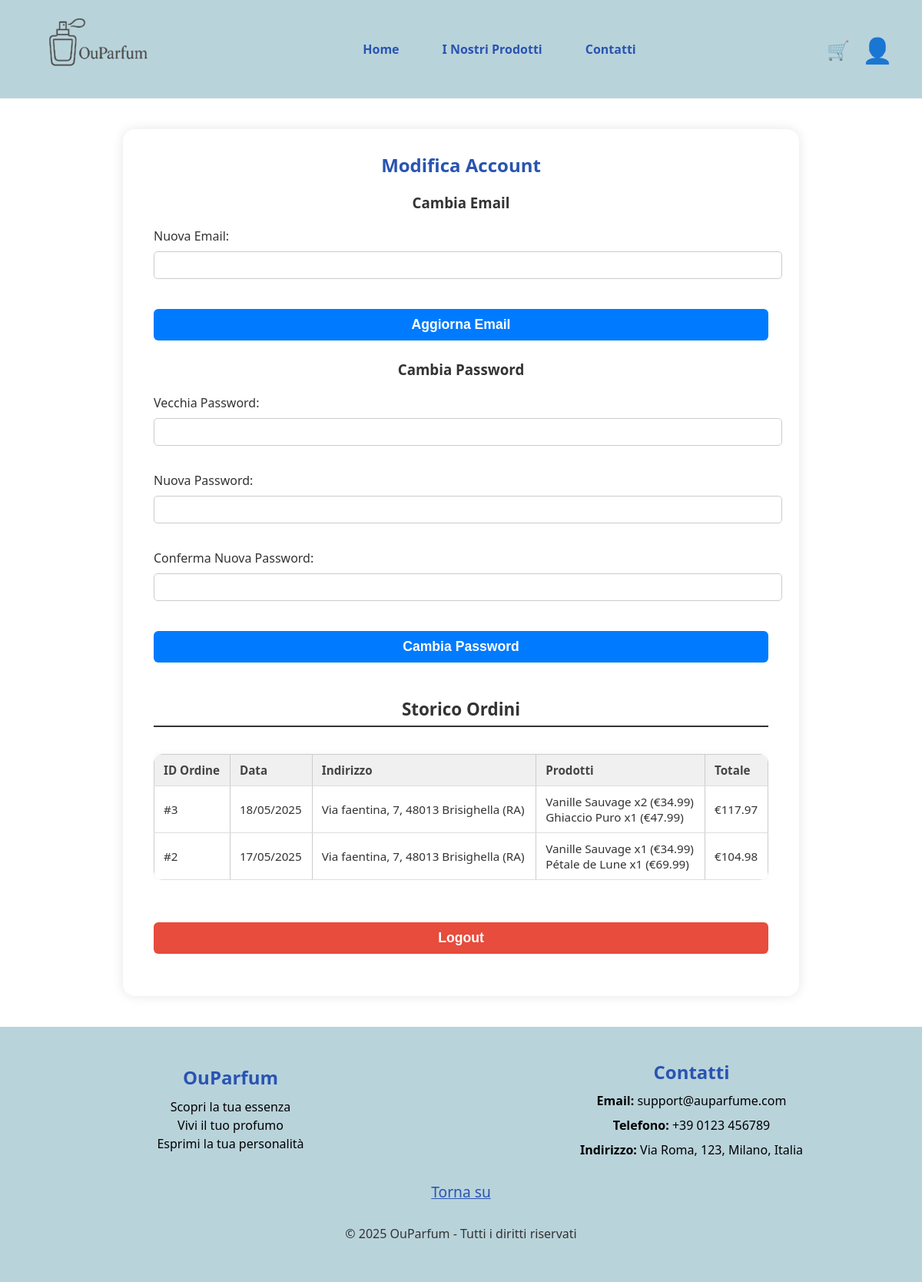
The page /progettoOUPARFUM/account.php (signed in) on the database its author committed.
### tables this page shows
CREATE TABLE IF NOT EXISTS `dettagli` (
  `id` int(11) NOT NULL AUTO_INCREMENT,
  `id_ordine` int(11) NOT NULL,
  `id_prodotto` int(11) NOT NULL,
  `quantita` int(50) NOT NULL DEFAULT 1,
  PRIMARY KEY (`id`),
  KEY `dettagli_FK1` (`id_ordine`),
  KEY `dettagli_FK2` (`id_prodotto`),
  CONSTRAINT `dettagli_FK1` FOREIGN KEY (`id_ordine`) REFERENCES `ordini` (`id`) ON DELETE NO ACTION ON UPDATE NO ACTION,
  CONSTRAINT `dettagli_FK2` FOREIGN KEY (`id_prodotto`) REFERENCES `prodotti` (`id`) ON DELETE NO ACTION ON UPDATE NO ACTION
);

CREATE TABLE IF NOT EXISTS `prodotti` (
  `id` int(11) NOT NULL AUTO_INCREMENT,
  `nome` varchar(50) NOT NULL,
  `descrizione` varchar(1000) NOT NULL,
  `centrale` varchar(500) NOT NULL,
  `base` varchar(500) NOT NULL,
  `apertura` varchar(500) NOT NULL,
  `percorso` varchar(100) NOT NULL,
  `id_categoria` int(11) NOT NULL,
  `prezzo` float NOT NULL,
  PRIMARY KEY (`id`),
  KEY `prodotto_FK1` (`id_categoria`),
  CONSTRAINT `prodotto_FK1` FOREIGN KEY (`id_categoria`) REFERENCES `categorie` (`id`) ON DELETE NO ACTION ON UPDATE NO ACTION
);

### progettoOUPARFUM/account.php (the view, shortened to what this page needs)
<?php
$utente_id = $_SESSION['utente_id'];
$conn = new mysqli("localhost", "root", "vc-mob2-22", "ouparfum");
$query = "
    SELECT
        o.id AS ordine_id, o.via, o.civico, o.citta, o.cap, o.provincia, o.data_ordine,
        p.nome AS prodotto_nome, p.percorso, p.prezzo, d.quantita
    FROM ordini o
    JOIN dettagli d ON o.id = d.id_ordine
    JOIN prodotti p ON d.id_prodotto = p.id
    WHERE o.id_utente = $utente_id AND o.stato = 'o'
    ORDER BY o.data_ordine DESC
";
$result = $conn->query($query);
$ordini = [];
while ($row = $result->fetch_assoc()) {
    $id = $row['ordine_id'];
    if (!isset($ordini[$id])) {
        $ordini[$id] = [
            'indirizzo' => "{$row['via']}, {$row['civico']}, {$row['cap']} {$row['citta']} ({$row['provincia']})",
            'data' => $row['data_ordine'],
            'prodotti' => [],
            'totale' => 0
        ];
    }
    $ordini[$id]['prodotti'][] = [
        'nome' => $row['prodotto_nome'],
        'percorso' => $row['percorso'],
        'prezzo' => $row['prezzo'],
        'quantita' => $row['quantita']
    ];
    $ordini[$id]['totale'] += $row['prezzo'] * $row['quantita'];
}
?>
<!DOCTYPE html>
<html lang="it">
<head>
    <link rel="stylesheet" href="stilehom.css">
</head>
<body>
    <header class="site-header">
        <div class="header-left">
            <img src="immagini/logo.png" alt="Logo OuParfum" class="logo">
        </div>
        <nav class="main-nav">
            <ul>
                <li><a href="homepage.php">Home</a></li>
                <li><a href="prodotti.php">I Nostri Prodotti</a></li>
                <li><a href="#bottom">Contatti</a></li>
            </ul>
        </nav>
        <div class="header-icons">
            <a href="carrello.php" class="cart-icon">🛒</a>
            <a href="account.php" class="user-icon">👤</a>
        </div>
    </header>
    <main class="form-container">
    <h2>Modifica Account</h2>
    <h3>Cambia Email</h3>
    <form method="post">
        <label>Nuova Email:</label>
        <input type="email" name="nuova_email" required>
        <button type="submit" name="cambia_email">Aggiorna Email</button>
    </form>
    <h3>Cambia Password</h3>
    <form method="post">
        <label>Vecchia Password:</label>
        <input type="password" name="vecchia_password" required>
        <label>Nuova Password:</label>
        <input type="password" name="nuova_password" required>
        <label>Conferma Nuova Password:</label>
        <input type="password" name="conferma_password" required>
        <button type="submit" name="cambia_password">Cambia Password</button>
    </form>
    <h3 class="login-subtitle">Storico Ordini</h3>
    <div class="orders-box">
        <?php if (empty($ordini)): ?>
            <p class="form-message">Non hai ancora effettuato ordini.</p>
        <?php else: ?>
            <table class="orders-table">
                <thead>
                    <tr>
                        <th>ID Ordine</th>
                        <th>Data</th>
                        <th>Indirizzo</th>
                        <th>Prodotti</th>
                        <th>Totale</th>
                    </tr>
                </thead>
                <tbody>
                    <?php foreach ($ordini as $ordine_id => $ordine): ?>
                        <tr>
                            <td>#<?= $ordine_id ?></td>
                            <td><?= date("d/m/Y", strtotime($ordine['data'])) ?></td>
                            <td><?= $ordine['indirizzo'] ?></td>
                            <td>
                                <?php foreach ($ordine['prodotti'] as $prodotto): ?>
                                    <div>
                                        <?= $prodotto['nome'] ?> x<?= $prodotto['quantita'] ?> (€<?= number_format($prodotto['prezzo'], 2) ?>)
                                    </div>
                                <?php endforeach; ?>
                            </td>
                            <td>€<?= number_format($ordine['totale'], 2) ?></td>
                        </tr>
                    <?php endforeach; ?>
                </tbody>
            </table>
        <?php endif; ?>
    </div>
    <div class="logout-container">
        <form action="logout.php" method="post">
            <button type="submit" class="logout-button">Logout</button>
        </form>
    </div>
</main>
    <footer class="footer" id="bottom">
        <div class="footer-container">
            <div class="footer-info">
                <h4>OuParfum</h4>
                <p class="footer-description">
                    Scopri la tua essenza<br>Vivi il tuo profumo<br>Esprimi la tua personalità
                </p>
            </div>
            <div class="footer-contact">
                <h4>Contatti</h4>
                <p><strong>Email:</strong> support@auparfume.com</p>
                <p><strong>Telefono:</strong> +39 0123 456789</p>
                <p><strong>Indirizzo:</strong> Via Roma, 123, Milano, Italia</p>
            </div>
        </div>
        <div class="footer-back-to-top">
            <a href="#top" class="back-to-top-link">Torna su</a>
        </div>
        <div class="footer-bottom">
            <p>&copy; 2025 OuParfum - Tutti i diritti riservati</p>
        </div>
    </footer>
</body>
</html>

### progettoOUPARFUM/stilehom.css (style rules this page uses)
body { overflow-x: hidden; margin: 0; font-family: 'Segoe UI', sans-serif; background-color: #fff; color: #333; display: flex; flex-direction: column; min-height: 100vh; }
header { background-color: #b9d3db; padding: 1.5em; text-align: center; }
.site-header { display: flex; align-items: center; justify-content: space-between; background-color: #b9d3db; }
.header-left { display: flex; align-items: center; min-width: 200px; margin-left: 0; padding-left: 0; }
.logo { width: 200px; height: 80px; object-fit: cover; margin: 0; }
.main-nav { flex: 1; display: flex; justify-content: center; }
.main-nav ul { list-style: none; display: flex; gap: 3.5em; margin: 0; padding: 0; }
.main-nav a { text-decoration: none; color: rgb(41, 84, 177); font-weight: bold; }
.header-icons { display: flex; align-items: center; gap: 1em; min-width: 100px; }
.user-icon,.cart-icon { font-size: 1.5em; cursor: pointer; color: rgb(41, 84, 177); text-decoration: none; }
.cart-icon { display: inline-block; transition: transform 0.3s ease; }
.footer { background-color: #b9d3db; color: #000000; padding: 2em 0; position: relative; width: 100%; text-align: center; bottom: 0; }
.footer-container { display: flex; justify-content: center; align-items: center; flex-wrap: wrap; }
.footer-info { flex: 1; text-align: center; margin: 0 20px; }
.footer-info h4 { font-size: 1.5em; color: rgb(41, 84, 177); }
.footer-info .footer-description { font-size: 1em; color: #000000; margin-top: 10px; line-height: 1.5; text-align: center; max-width: 250px; margin-left: auto; margin-right: auto; }
.footer-contact { flex: 1; text-align: center; margin: 0 20px; }
.footer-contact h4 { font-size: 1.5em; color: rgb(41, 84, 177); }
.footer-contact p { font-size: 1em; color: #000000; margin: 5px 0; }
.footer-back-to-top { width: 100%; text-align: center; margin-top: 20px; }
.footer-back-to-top a { font-size: 1.2em; color: rgb(41, 84, 177); }
.footer-bottom { width: 100%; text-align: center; margin-top: 20px; font-size: 1em; color: #333; }
.footer-bottom p { margin: 0; padding: 10px 0; }
.footer h4, .footer p { margin: 10px 0; }
.user-icon { font-size: 2rem; }
h2 { font-size: 1.5rem; color: rgb(41, 84, 177); margin: 0; }
label { display: block; margin: 0.5em 0 0.25em; }
input[type="email"], input[type="password"] { width: 100%; padding: 0.8em; margin-bottom: 1.5em; border: 1px solid #ccc; border-radius: 5px; font-size: 1rem; }
button[type="submit"] { width: 100%; padding: 0.8em; background-color: rgb(41, 84, 177); color: #fff; border: none; border-radius: 5px; font-size: 1.1rem; cursor: pointer; }
.form-container { max-width: 800px; width: 100%; margin: 40px auto; background: #fff; padding: 30px 40px; border-radius: 16px; box-shadow: 0 0 15px rgba(0,0,0,0.1); }
.form-container h2, .form-container h3 { margin-bottom: 20px; text-align: center; }
.form-container form { margin-bottom: 25px; }
.form-container label { display: block; margin-top: 10px; }
.form-container input { width: 100%; padding: 8px; margin-top: 5px; border-radius: 5px; border: 1px solid #ccc; }
.form-container button { margin-top: 15px; padding: 10px 20px; background-color: #007bff; color: white; border: none; border-radius: 6px; cursor: pointer; font-weight: bold; transition: background-color 0.3s ease; }
.form-container table { width: 100%; border-collapse: collapse; margin-top: 15px; background-color: #fff; border-radius: 12px; overflow: hidden; box-shadow: 0 0 10px rgba(0,0,0,0.05); }
.form-container th, .form-container td { border: 1px solid #ccc; padding: 8px; text-align: center; }
.form-container th { background-color: #f0f0f0; color: #444; font-weight: 600; }
.login-subtitle { margin-top: 2em; font-size: 1.4rem; text-align: center; border-bottom: 2px solid; padding-bottom: 6px; }
.orders-box { margin-top: 1em; overflow-x: auto; }
.orders-table { width: 100%; border-collapse: collapse; font-size: 0.95rem; background-color: #fff; box-shadow: 0 0 6px rgba(0,0,0,0.05); border-radius: 6px; overflow: hidden; }
.orders-table th, .orders-table td { padding: 10px 12px; text-align: left; border-bottom: 1px solid #ddd; }
.logout-container { text-align: center; margin-top: 40px; }
.logout-button { display: inline-block; padding: 10px 30px; background-color: #e74c3c !important; color: white; text-decoration: none; border-radius: 6px; font-weight: bold; transition: background-color 0.3s ease; }

### rows shown on the page
dettagli: id_prodotto.nome "Ghiaccio Puro", quantita "1", id_prodotto.prezzo "47.99"
dettagli: id_prodotto.nome "Vanille Sauvage", quantita "1", id_prodotto.prezzo "34.99"
dettagli: id_prodotto.nome "Pétale de Lune", quantita "1", id_prodotto.prezzo "69.99"

### other values the page prints
$ordine_id "3"
date("d/m/Y", strtotime($ordine['data'])) "18/05/2025"
$ordine['indirizzo'] "Via faentina, 7, 48013 Brisighella (RA)"
$prodotto['nome'] "Vanille Sauvage"
$prodotto['quantita'] "2"
$prodotto['prezzo'] "34.99"
$ordine['totale'] "117.97"
$ordine_id "2"
date("d/m/Y", strtotime($ordine['data'])) "17/05/2025"
$ordine['totale'] "104.98"
